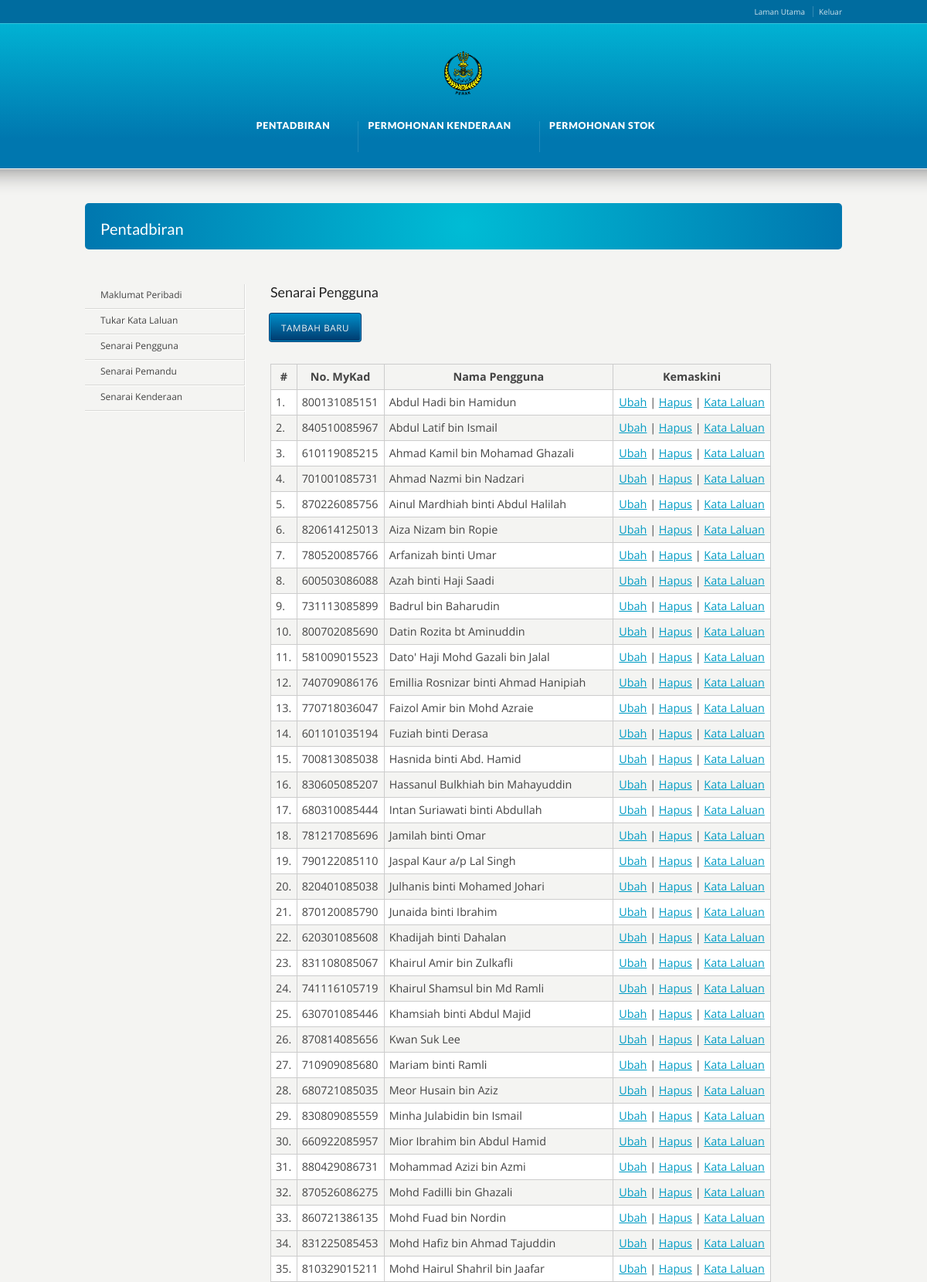
/pentadbiran/index.php?uid=123456&typeid=3 (signed in, upper part), run on the app's committed database.
### tables this page shows
CREATE TABLE IF NOT EXISTS `tb_member` (
  `id` tinyint(4) NOT NULL AUTO_INCREMENT,
  `nama` varchar(100) NOT NULL DEFAULT '',
  `userid` char(12) NOT NULL,
  `password` varchar(20) NOT NULL DEFAULT '',
  `jawatan` tinyint(4) NOT NULL,
  `gred` tinyint(4) NOT NULL,
  `bahagian` tinyint(4) NOT NULL,
  `unit` tinyint(4) NOT NULL,
  `access_level` tinyint(1) NOT NULL,
  `flag` tinyint(4) NOT NULL,
  `t_stamp` timestamp NOT NULL DEFAULT CURRENT_TIMESTAMP ON UPDATE CURRENT_TIMESTAMP,
  `pejabat` tinyint(4) NOT NULL,
  PRIMARY KEY (`id`)
);

### pentadbiran/index.php (the view, shortened to what this page needs)
<?php
$uid = $_GET["uid"];
$typeid = $_GET["typeid"];
?>
<!DOCTYPE html>
<html lang="en-US">
<head>
<link rel="stylesheet" href="../style.css" type="text/css" media="all" />
<link rel="stylesheet" href="../css/_mobile.css" type="text/css" media="all" />
<?php include '../includes/color_scheme.php';?>
</head>
<body>
   <div id="tt-wide-layout" class="content-style-default">
      <div id="wrapper">
         <header role="banner" id="header">
            <div class="top-block">
               <?php include '../includes/top.php';?>
            </div>
            <div class="header-holder tt-logo-center">
               <div class="header-overlay">
                  <div class="header-area">
                     <?php include '../includes/logo.php';?>
					 <?php include '../includes/menu.php';?>
                  </div>
               </div>
            </div>
         </header>
         <div id="main">
            <div class="main-area">
               <div class="tools">
				   <div class="frame">
					<h1>Pentadbiran</h1>
				   </div>
				</div>
				<nav role="navigation" id="sub_nav">
				   <ul class="sub-menu">
					<li><a href="index.php?uid=<?php echo $uid;?>&typeid=1">Maklumat Peribadi</a></li>
					<li><a href="index.php?uid=<?php echo $uid;?>&typeid=2">Tukar Kata Laluan</a></li>
					<?php if ($uid == "123456" or $uid == "701001085731" or $uid == "781217085696" or $uid == "790122085110" or $uid == "790804085767"){?>
						<li><a href="index.php?uid=<?php echo $uid;?>&typeid=3">Senarai Pengguna</a></li>
						<li><a href="index.php?uid=<?php echo $uid;?>&typeid=4">Senarai Pemandu</a></li>
						<li><a href="index.php?uid=<?php echo $uid;?>&typeid=5">Senarai Kenderaan</a></li>
					<?php }?>
				   </ul>
				</nav>
				<main role="main" id="content" class="content-left-nav">
					<?php if ($typeid == 1){?>
						<h4>Maklumat Peribadi</h4>
						<p><a class="ka_button small_button small_coolblue" href="#" onclick="JavaScript:newPopup1('proses/kemaskini_profil.php?uid=<?php echo $uid;?>&typeid=11')">Kemaskini</a></p>
						<?php
						$sql = "SELECT * FROM tb_member WHERE userid = '".$uid."'";
						$result = mysqli_query($conn, $sql);
							if (mysqli_num_rows($result) > 0) {
								while($row = mysqli_fetch_assoc($result)) {
						?>
							<div style="overflow-x:auto;">
							  <table>
								<tr>
								  <td>Nama Penuh</td>
								  <td><?php echo $row["nama"];?></td>
								</tr>
								<tr>
								  <td>Gred</td>
								  <td>
								  <?php
									$sql2 = "SELECT * FROM db_gred WHERE id = ".$row["gred"];
									$result2 = mysqli_query($conn, $sql2);
										if (mysqli_num_rows($result2) > 0) {
											while($row2 = mysqli_fetch_assoc($result2)) {
												echo $row2["nama"];
											}
										}
								  ?>
								  </td>
								</tr>
								<tr>
								  <td>Jawatan</td>
								  <td>
								  <?php
									$sql3 = "SELECT * FROM db_jawatan WHERE id = ".$row["jawatan"];
									$result3 = mysqli_query($conn, $sql3);
										if (mysqli_num_rows($result3) > 0) {
											while($row3 = mysqli_fetch_assoc($result3)) {
												echo $row3["nama"];
											}
										}
								  ?>
								  </td>
								</tr>
								<tr>
								  <td>Pejabat</td>
								  <td>
								  <?php
									$sql6 = "SELECT * FROM db_pejabat WHERE id = ".$row["pejabat"];
									$result6 = mysqli_query($conn, $sql6);
										if (mysqli_num_rows($result6) > 0) {
											while($row6 = mysqli_fetch_assoc($result6)) {
												echo $row6["nama"];
											}
										}
								  ?>
								  </td>
								</tr>
								<tr>
								  <td>Bahagian</td>
								  <td>
								  <?php
									$sql4 = "SELECT * FROM db_bahagian WHERE id = ".$row["bahagian"];
									$result4 = mysqli_query($conn, $sql4);
										if (mysqli_num_rows($result4) > 0) {
											while($row4 = mysqli_fetch_assoc($result4)) {
												echo $row4["nama"];
											}
										}
								  ?>
								  </td>
								</tr>
								<tr>
								  <td>Unit</td>
								  <td>
								  <?php
									$sql5 = "SELECT * FROM db_unit WHERE id = ".$row["unit"];
									$result5 = mysqli_query($conn, $sql5);
										if (mysqli_num_rows($result5) > 0) {
											while($row5 = mysqli_fetch_assoc($result5)) {
												echo $row5["nama"];
											}
										}
								  ?>
								  </td>
								</tr>
							  </table>
							</div>
							<?php
									}
								}
							?>
					<?php }elseif ($typeid == 2){?>
						<h4>Tukar Kata Laluan</h4>
						<p><a class="ka_button small_button small_coolblue" href="#" onclick="JavaScript:newPopup1('proses/kemaskini_profil.php?uid=<?php echo $uid;?>&typeid=21')">Kemaskini</a></p>
					<?php }elseif ($typeid == 3){?>
						<h4>Senarai	Pengguna</h4>
						<p><a class="ka_button small_button small_coolblue" href="#" onclick="JavaScript:newPopup1('proses/kemaskini_profil.php?uid=<?php echo $uid;?>&typeid=34')">Tambah Baru</a></p>
						<div style="overflow-x:auto;">
						  <table>
							<tr>
							  <th style="text-align:center">#</th>
							  <th style="text-align:center">No. MyKad</th>
							  <th style="text-align:center">Nama Pengguna</th>
							  <th style="text-align:center">Kemaskini</th>
							</tr>
							<?php
							$x = 1;
							$sql = "SELECT * FROM tb_member WHERE id <> 1 and flag = 0 ORDER BY nama";
							$result = mysqli_query($conn, $sql);
								if (mysqli_num_rows($result) > 0) {
									while($row = mysqli_fetch_assoc($result)) {
							?>
							<tr>
							  <td><?php echo $x;?>.</td>
							  <td><?php echo $row["userid"];?></td>
							  <td><?php echo $row["nama"];?></td>
							  <td style="text-align:center">
								<a href="#" onclick="JavaScript:newPopup1('proses/kemaskini_profil.php?uid=<?php echo $uid;?>&typeid=31&nric=<?php echo $row["id"];?>')">Ubah</a> |
								<a href="proses/kemaskini_profil_db.php?uid=<?php echo $uid;?>&typeid=32&nric=<?php echo $row["id"];?>" onclick="return confirm('Adakah anda pasti hapus rekod?');">Hapus</a> |
								<a href="#" onclick="JavaScript:newPopup1('proses/kemaskini_profil.php?uid=<?php echo $uid;?>&typeid=33&nric=<?php echo $row["id"];?>')">Kata Laluan</a>
							  </td>
							</tr>
							<?php
								$x = $x + 1;
									}
								}
							?>
						  </table>
					<?php }else{?>
						<h4>error</h4>
					<?php }?>
					<br class="clear" />
                </main>
            </div>
      </div>
</div>
</div>
</body>
</html>

### css/karma-sky-blue.css (style rules this page uses)
.top-block, .top-block ul.sf-menu li ul, #footer-callout, #tt-slider-full-width { background: #006C9F; }
.header-holder, #footer { border-top: 1px solid #32C4DD; background-color: #0077AF; background-image: linear-gradient(to bottom, #01B2D3, #0077AF); background-image: -webkit-gradient(linear, left top, left bottom, from(#01B2D3), to(#0077AF)); background-image: -webkit-linear-gradient(top, #01B2D3, #0077AF); background-image: -moz-linear-gradient(top, #01B2D3, #0077AF); background-image: -webkit-linear-gradient(top, #01B2D3, #0077AF); background-image: -o-linear-gradient(top, #01B2D3, #0077AF); background-image: ms-linear-gradient(to bottom, #01B2D3, #0077AF); -pie-background: linear-gradient(to bottom, #01B2D3, #0077AF); }
.header-holder.tt-logo-center { background-image: linear-gradient(to bottom, #01B2D3, #0077AF 80%); -pie-background: linear-gradient(to bottom, #01B2D3, #0077AF 80%); }
.top-block, .top-block a, #header .toolbar-left li, #header .toolbar-right li { color: rgba(255,255,255, 0.8); }

### css/secondary-sky-blue.css (style rules this page uses)
.jquery1-slider-wrap, .tools { background-color: #00BCD5; background: -webkit-gradient(radial, center center, 0, center center, 460, from(#00BCD5), to(#0077AF)); background: -webkit-radial-gradient(circle, #00BCD5, #0077AF); background: -moz-radial-gradient(circle, #00BCD5, #0077AF); background: -ms-radial-gradient(circle, #00BCD5, #0077AF); }
a, p a strong, .link-top, .tt_comment_required, ul.tt-recent-posts h4, span.required, ul.list li, ul.list1 li:before, ul.list2 li:before, ul.list3 li:before, ul.list4 li:before, ul.list5 li:before, ul.list6 li:before, ul.list7 li:before, ul.list8 li:before, #sidebar ul li:before, #sub_nav ul li .sub-menu li:before, #sub_nav ul li .sub-menu li .sub-menu li:before, #sidebar ul li, #sub_nav ul li .sub-menu a, #sub_nav ul li .sub-menu li.current_page_item a, #sub_nav ul ul a, #sub_nav ul ul a:hover, #sub_nav ul li.current_page_item ul li a, #sub_nav ul li.current_page_parent ul li.current_page_item a, #sub_nav.nav_right_sub_nav ul ul a, #sub_nav.nav_right_sub_nav ul ul a:hover, #sub_nav.nav_right_sub_nav ul li.current_page_item ul li a, #sub_nav.nav_right_sub_nav ul li.current_page_parent ul li.current_page_item a, #sub_nav .sub_nav_sidebar .textwidget ul li, #sub_nav .sub_nav_sidebar a, i.discussion-title, #sidebar ul.social_icons.tt_vector_social_icons a:after, #content p.team-member-title { color: #009BC3; }

### pentadbiran/index.php (style rules this page uses)
table { border-collapse: collapse; border-spacing: 0; width: 90%; }
th, td { border: 1px solid #ccc; text-align: left; padding: 8px; }
tr:nth-child(even) { background-color: #fff }

### data on the page
tb_member: userid "800131085151", nama "Abdul Hadi bin Hamidun"
tb_member: userid "840510085967", nama "Abdul Latif bin Ismail"
tb_member: userid "610119085215", nama "Ahmad Kamil bin Mohamad Ghazali"
tb_member: userid "701001085731", nama "Ahmad Nazmi bin Nadzari"
tb_member: userid "870226085756", nama "Ainul Mardhiah binti Abdul Halilah"
tb_member: userid "820614125013", nama "Aiza Nizam bin Ropie"
tb_member: userid "780520085766", nama "Arfanizah binti Umar"
tb_member: userid "600503086088", nama "Azah binti Haji Saadi"
tb_member: userid "731113085899", nama "Badrul bin Baharudin"
tb_member: userid "800702085690", nama "Datin Rozita bt Aminuddin"
tb_member: userid "581009015523", nama "Dato' Haji Mohd Gazali bin Jalal"
tb_member: userid "740709086176", nama "Emillia Rosnizar binti Ahmad Hanipiah"
tb_member: userid "770718036047", nama "Faizol Amir bin Mohd Azraie"
tb_member: userid "601101035194", nama "Fuziah binti Derasa"
tb_member: userid "700813085038", nama "Hasnida binti Abd. Hamid"
tb_member: userid "830605085207", nama "Hassanul Bulkhiah bin Mahayuddin"
tb_member: userid "680310085444", nama "Intan Suriawati binti Abdullah"
tb_member: userid "781217085696", nama "Jamilah binti Omar"
tb_member: userid "790122085110", nama "Jaspal Kaur a/p Lal Singh"
tb_member: userid "820401085038", nama "Julhanis binti Mohamed Johari"
tb_member: userid "870120085790", nama "Junaida binti Ibrahim"
tb_member: userid "620301085608", nama "Khadijah binti Dahalan"
tb_member: userid "831108085067", nama "Khairul Amir bin Zulkafli"
tb_member: userid "741116105719", nama "Khairul Shamsul bin Md Ramli"
tb_member: userid "630701085446", nama "Khamsiah binti Abdul Majid"
tb_member: userid "870814085656", nama "Kwan Suk Lee"
tb_member: userid "710909085680", nama "Mariam binti Ramli"
tb_member: userid "680721085035", nama "Meor Husain bin Aziz"
tb_member: userid "830809085559", nama "Minha Julabidin bin Ismail"
tb_member: userid "660922085957", nama "Mior Ibrahim bin Abdul Hamid"
tb_member: userid "880429086731", nama "Mohammad Azizi bin Azmi"
tb_member: userid "870526086275", nama "Mohd Fadilli bin Ghazali"
tb_member: userid "860721386135", nama "Mohd Fuad bin Nordin"
tb_member: userid "831225085453", nama "Mohd Hafiz bin Ahmad Tajuddin"
tb_member: userid "810329015211", nama "Mohd Hairul Shahril bin Jaafar"
